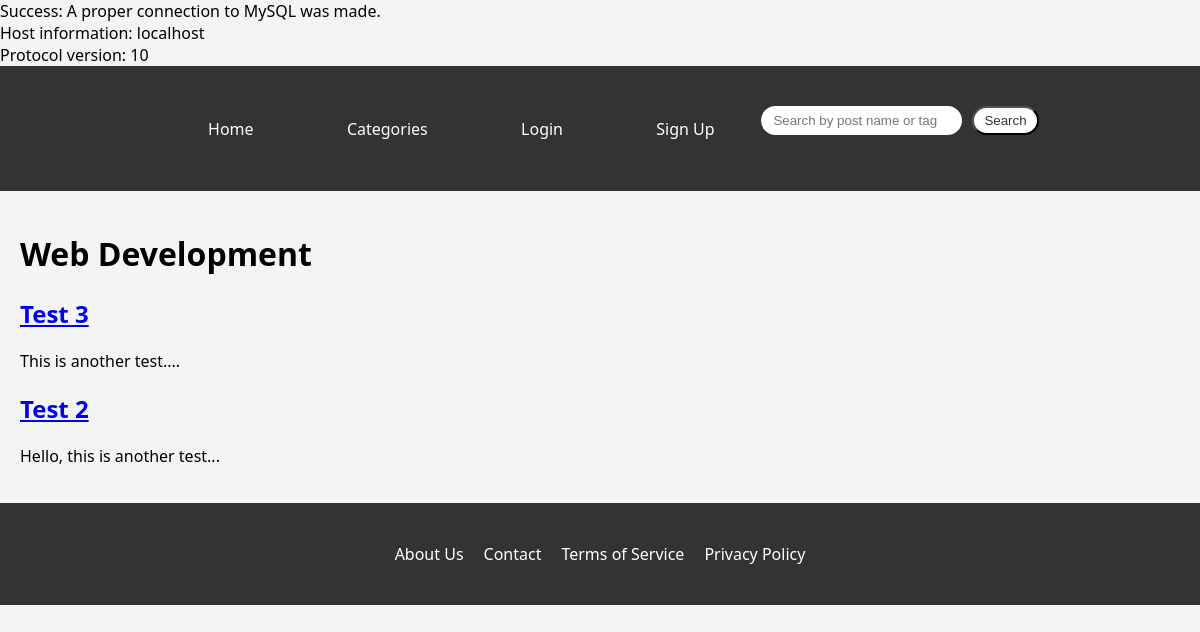
/category.php?id=1, run on the app's committed database.
### tables this page shows
CREATE TABLE `categories` (
  `categoryID` int(11) NOT NULL,
  `name` varchar(255) NOT NULL,
  `description` text NOT NULL
);

CREATE TABLE `posts` (
  `postID` int(11) NOT NULL,
  `userID` int(11) NOT NULL,
  `title` varchar(255) NOT NULL,
  `content` text NOT NULL,
  `created_At` datetime NOT NULL DEFAULT CURRENT_TIMESTAMP,
  `categoryID` int(11) NOT NULL
);

### category.php (the view, shortened to what this page needs)
<?php
require_once 'backend/db_connect.php';
$isLoggedIn = isset($_SESSION['userID']);
$categoryID = isset($_GET['id']) ? intval($_GET['id']) : 0;
$categoryName = "";
if ($catStmt = $mysqli->prepare("SELECT Name FROM categories WHERE CategoryID = ?")) {
    $catStmt->bind_param("i", $categoryID);
    $catStmt->execute();
    $catResult = $catStmt->get_result();
    if ($catRow = $catResult->fetch_assoc()) {
        $categoryName = $catRow['Name'];
    }
}
$posts = [];
if ($postStmt = $mysqli->prepare("SELECT PostID, Title, Content FROM posts WHERE CategoryID = ? ORDER BY Created_At DESC")) {
    $postStmt->bind_param("i", $categoryID);
    $postStmt->execute();
    $postResult = $postStmt->get_result();
    while ($postRow = $postResult->fetch_assoc()) {
        $posts[] = $postRow;
    }
}
?>
<!DOCTYPE html>
<html lang="en">
<head>
    <link rel="stylesheet" href="css/index.css">
</head>
<body>
<header>
    <div class="container">
        <nav>
            <ul>
                <li><a href="index.php">Home</a></li>
                <li><a href="categories.php">Categories</a></li>
                <?php if ($isLoggedIn): ?>
                    <li><a href="create-post.php">New Post</a></li>
                    <li><a href="profile.php">Profile</a></li>
                    <li><a href="logout.php">Logout</a></li>
                <?php else: ?>
                    <li><a href="login.php">Login</a></li>
                    <li><a href="signup.php">Sign Up</a></li>
                <?php endif; ?>
            </ul>
            <form class="search" action="search.php" method="get">
                <input type="search" name="query" placeholder="Search by post name or tag...">
                <button type="submit">Search</button>
            </form>
        </nav>
    </div>
</header>
<main class="container">
    <h1><?= htmlspecialchars($categoryName) ?></h1>
    <?php foreach ($posts as $post): ?>
        <article>
            <h2><a href="post.php?id=<?= $post['PostID'] ?>"><?= htmlspecialchars($post['Title']) ?></a></h2>
            <p><?= substr(htmlspecialchars($post['Content']), 0, 150) ?>...</p>
        </article>
    <?php endforeach; ?>
</main>
<footer>
    <div class="container">
        <ul>
            <li><a href="#">About Us</a></li>
            <li><a href="#">Contact</a></li>
            <li><a href="#">Terms of Service</a></li>
            <li><a href="#">Privacy Policy</a></li>
        </ul>
    </div>
</footer>
</body>
</html>

### css/index.css (style rules this page uses)
body { font-family: 'Segoe UI', Tahoma, Geneva, Verdana, sans-serif; margin: 0; padding: 0; background-color: #f4f4f4; color: black; }
.container { max-width: 1200px; margin: auto; padding: 20px; }
header { background-color: #333; color: white; padding: 20px 0; }
header .container { display: flex; justify-content: space-between; align-items: center; flex-wrap: wrap; }
header nav { flex-grow: 1; display: flex; justify-content: center; align-items: center; }
header nav ul { list-style-type: none; display: flex; justify-content: space-around; align-items: center; padding: 0; margin: 0; width: 100%; max-width: 600px; }
header nav ul li a { color: white; text-decoration: none; padding: 0 15px; transition: color 0.3s ease-in-out; }
.search { display: flex; gap: 10px; }
.search input[type="search"], .search button { padding: 5px 10px; }
.search input[type="search"] { border-radius: 20px; border: 2px solid #fff; }
.search button { background-color: #fff; color: #333; border-radius: 20px; cursor: pointer; }
main { margin: 20px 0; }
footer { background-color: #333; color: white; padding: 20px 0; }
footer .container { display: flex; justify-content: center; align-items: center; flex-wrap: wrap; }
footer ul { list-style-type: none; display: flex; gap: 20px; padding: 0; margin: 0; }
footer a { color: white; text-decoration: none; transition: color 0.3s ease-in-out; }

### data on the page
categories: name "Web Development"
posts: title "Test 3", content "This is another test."
posts: title "Test 2", content "Hello, this is another test"

### other printed values
$mysqli->host_info "localhost"
$mysqli->protocol_version "10"
